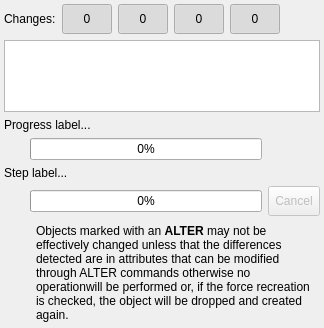
        <widget class="QWidget" name="tab_2">
         <attribute name="title">
          <string>Output</string>
         </attribute>
         <layout class="QGridLayout" name="gridLayout_9">
          <property name="leftMargin">
           <number>4</number>
          </property>
          <property name="topMargin">
           <number>4</number>
          </property>
          <property name="rightMargin">
           <number>4</number>
          </property>
          <property name="bottomMargin">
           <number>4</number>
          </property>
          <property name="spacing">
           <number>6</number>
          </property>
          <item row="1" column="0" colspan="4">
           <widget class="QTreeWidget" name="output_trw">
            <property name="sizePolicy">
             <sizepolicy hsizetype="Expanding" vsizetype="Expanding">
              <horstretch>0</horstretch>
              <verstretch>0</verstretch>
             </sizepolicy>
            </property>
            <property name="horizontalScrollBarPolicy">
             <enum>Qt::ScrollBarAsNeeded</enum>
            </property>
            <property name="sizeAdjustPolicy">
             <enum>QAbstractScrollArea::AdjustToContents</enum>
            </property>
            <property name="editTriggers">
             <set>QAbstractItemView::DoubleClicked|QAbstractItemView::EditKeyPressed</set>
            </property>
            <property name="alternatingRowColors">
             <bool>true</bool>
            </property>
            <property name="selectionMode">
             <enum>QAbstractItemView::SingleSelection</enum>
            </property>
            <property name="iconSize">
             <size>
              <width>20</width>
              <height>20</height>
             </size>
            </property>
            <property name="indentation">
             <number>20</number>
            </property>
            <property name="uniformRowHeights">
             <bool>false</bool>
            </property>
            <property name="wordWrap">
             <bool>false</bool>
            </property>
            <attribute name="headerVisible">
             <bool>false</bool>
            </attribute>
            <attribute name="headerCascadingSectionResizes">
             <bool>true</bool>
            </attribute>
            <attribute name="headerMinimumSectionSize">
             <number>25</number>
            </attribute>
            <attribute name="headerDefaultSectionSize">
             <number>100</number>
            </attribute>
            <attribute name="headerStretchLastSection">
             <bool>true</bool>
            </attribute>
            <column>
             <property name="text">
              <string/>
             </property>
            </column>
           </widget>
          </item>
          <item row="0" column="0">
           <widget class="QLabel" name="label_6">
            <property name="sizePolicy">
             <sizepolicy hsizetype="Fixed" vsizetype="Preferred">
              <horstretch>0</horstretch>
              <verstretch>0</verstretch>
             </sizepolicy>
            </property>
            <property name="text">
             <string>Changes:</string>
            </property>
           </widget>
          </item>
          <item row="2" column="0" colspan="4">
           <widget class="QWidget" name="progress_parent_wgt" native="true">
            <property name="sizePolicy">
             <sizepolicy hsizetype="Preferred" vsizetype="Preferred">
              <horstretch>0</horstretch>
              <verstretch>0</verstretch>
             </sizepolicy>
            </property>
            <property name="minimumSize">
             <size>
              <width>0</width>
              <height>0</height>
             </size>
            </property>
            <layout class="QGridLayout" name="gridLayout_3">
             <property name="leftMargin">
              <number>0</number>
             </property>
             <property name="topMargin">
              <number>0</number>
             </property>
             <property name="rightMargin">
              <number>0</number>
             </property>
             <property name="bottomMargin">
              <number>0</number>
             </property>
             <item row="3" column="0">
              <widget class="QLabel" name="step_ico_lbl">
               <property name="sizePolicy">
                <sizepolicy hsizetype="Fixed" vsizetype="Fixed">
                 <horstretch>0</horstretch>
                 <verstretch>0</verstretch>
                </sizepolicy>
               </property>
               <property name="minimumSize">
                <size>
                 <width>20</width>
                 <height>20</height>
                </size>
               </property>
               <property name="maximumSize">
                <size>
                 <width>20</width>
                 <height>20</height>
                </size>
               </property>
               <property name="text">
                <string/>
               </property>
               <property name="scaledContents">
                <bool>true</bool>
               </property>
              </widget>
             </item>
             <item row="3" column="2">
              <widget class="QToolButton" name="cancel_btn">
               <property name="enabled">
                <bool>false</bool>
               </property>
               <property name="sizePolicy">
                <sizepolicy hsizetype="Preferred" vsizetype="Fixed">
                 <horstretch>0</horstretch>
                 <verstretch>0</verstretch>
                </sizepolicy>
               </property>
               <property name="minimumSize">
                <size>
                 <width>0</width>
                 <height>30</height>
                </size>
               </property>
               <property name="text">
                <string>Cancel</string>
               </property>
               <property name="icon">
                <iconset resource="../res/resources.qrc">
                 <normaloff>:/icones/icones/msgbox_erro.png</normaloff>:/icones/icones/msgbox_erro.png</iconset>
               </property>
               <property name="iconSize">
                <size>
                 <width>22</width>
                 <height>22</height>
                </size>
               </property>
               <property name="toolButtonStyle">
                <enum>Qt::ToolButtonTextBesideIcon</enum>
               </property>
              </widget>
             </item>
             <item row="3" column="1">
              <widget class="QProgressBar" name="step_pb">
               <property name="value">
                <number>0</number>
               </property>
              </widget>
             </item>
             <item row="1" column="1">
              <widget class="QProgressBar" name="progress_pb">
               <property name="value">
                <number>0</number>
               </property>
              </widget>
             </item>
             <item row="1" column="0">
              <widget class="QLabel" name="progress_ico_lbl">
               <property name="sizePolicy">
                <sizepolicy hsizetype="Fixed" vsizetype="Fixed">
                 <horstretch>0</horstretch>
                 <verstretch>0</verstretch>
                </sizepolicy>
               </property>
               <property name="minimumSize">
                <size>
                 <width>20</width>
                 <height>20</height>
                </size>
               </property>
               <property name="maximumSize">
                <size>
                 <width>20</width>
                 <height>20</height>
                </size>
               </property>
               <property name="text">
                <string/>
               </property>
               <property name="scaledContents">
                <bool>true</bool>
               </property>
              </widget>
             </item>
             <item row="0" column="0" colspan="3">
              <widget class="QLabel" name="progress_lbl">
               <property name="sizePolicy">
                <sizepolicy hsizetype="Preferred" vsizetype="Fixed">
                 <horstretch>0</horstretch>
                 <verstretch>0</verstretch>
                </sizepolicy>
               </property>
               <property name="text">
                <string>Progress label...</string>
               </property>
              </widget>
             </item>
             <item row="2" column="0" colspan="3">
              <widget class="QLabel" name="step_lbl">
               <property name="sizePolicy">
                <sizepolicy hsizetype="Preferred" vsizetype="Fixed">
                 <horstretch>0</horstretch>
                 <verstretch>0</verstretch>
                </sizepolicy>
               </property>
               <property name="text">
                <string>Step label...</string>
               </property>
              </widget>
             </item>
            </layout>
           </widget>
          </item>
          <item row="3" column="0" colspan="4">
           <widget class="QFrame" name="alert_frm">
            <property name="sizePolicy">
             <sizepolicy hsizetype="Preferred" vsizetype="Fixed">
              <horstretch>0</horstretch>
              <verstretch>0</verstretch>
             </sizepolicy>
            </property>
            <property name="minimumSize">
             <size>
              <width>0</width>
              <height>48</height>
             </size>
            </property>
            <property name="frameShape">
             <enum>QFrame::NoFrame</enum>
            </property>
            <property name="frameShadow">
             <enum>QFrame::Raised</enum>
            </property>
            <layout class="QGridLayout" name="gridLayout_4">
             <property name="leftMargin">
              <number>2</number>
             </property>
             <property name="topMargin">
              <number>2</number>
             </property>
             <property name="rightMargin">
              <number>2</number>
             </property>
             <property name="bottomMargin">
              <number>2</number>
             </property>
             <item row="0" column="0">
              <widget class="QLabel" name="label_3">
               <property name="minimumSize">
                <size>
                 <width>24</width>
                 <height>24</height>
                </size>
               </property>
               <property name="maximumSize">
                <size>
                 <width>24</width>
                 <height>24</height>
                </size>
               </property>
               <property name="text">
                <string/>
               </property>
               <property name="textFormat">
                <enum>Qt::AutoText</enum>
               </property>
               <property name="pixmap">
                <pixmap resource="../res/resources.qrc">:/icones/icones/msgbox_alerta.png</pixmap>
               </property>
               <property name="scaledContents">
                <bool>true</bool>
               </property>
              </widget>
             </item>
             <item row="0" column="1">
              <widget class="QLabel" name="message_lbl">
               <property name="font">
                <font>
                 <weight>50</weight>
                 <italic>false</italic>
                 <bold>false</bold>
                 <underline>false</underline>
                 <strikeout>false</strikeout>
                 <kerning>true</kerning>
                </font>
               </property>
               <property name="text">
                <string>&lt;html&gt;&lt;head/&gt;&lt;body&gt;&lt;p&gt;Objects marked with an &lt;span style=&quot; font-weight:600;&quot;&gt;ALTER&lt;/span&gt; may not be effectively changed unless that the differences detected are in attributes that can be modified through ALTER commands otherwise no operationwill be performed or, if the force recreation is checked, the object will be dropped and created again.&lt;/p&gt;&lt;/body&gt;&lt;/html&gt;</string>
               </property>
               <property name="wordWrap">
                <bool>true</bool>
               </property>
              </widget>
             </item>
            </layout>
           </widget>
          </item>
          <item row="0" column="1" colspan="3">
           <widget class="QWidget" name="buttons_wgt" native="true">
            <property name="sizePolicy">
             <sizepolicy hsizetype="Expanding" vsizetype="Preferred">
              <horstretch>0</horstretch>
              <verstretch>0</verstretch>
             </sizepolicy>
            </property>
            <property name="minimumSize">
             <size>
              <width>0</width>
              <height>0</height>
             </size>
            </property>
            <layout class="QHBoxLayout" name="horizontalLayout_19">
             <property name="leftMargin">
              <number>0</number>
             </property>
             <property name="topMargin">
              <number>0</number>
             </property>
             <property name="rightMargin">
              <number>0</number>
             </property>
             <property name="bottomMargin">
              <number>0</number>
             </property>
             <item>
              <widget class="QToolButton" name="create_tb">
               <property name="sizePolicy">
                <sizepolicy hsizetype="Preferred" vsizetype="Fixed">
                 <horstretch>0</horstretch>
                 <verstretch>0</verstretch>
                </sizepolicy>
               </property>
               <property name="minimumSize">
                <size>
                 <width>50</width>
                 <height>30</height>
                </size>
               </property>
               <property name="toolTip">
                <string>Objects to be created</string>
               </property>
               <property name="text">
                <string>0</string>
               </property>
               <property name="icon">
                <iconset resource="../res/resources.qrc">
                 <normaloff>:/icones/icones/criado.png</normaloff>:/icones/icones/criado.png</iconset>
               </property>
               <property name="iconSize">
                <size>
                 <width>22</width>
                 <height>22</height>
                </size>
               </property>
               <property name="checkable">
                <bool>true</bool>
               </property>
               <property name="checked">
                <bool>true</bool>
               </property>
               <property name="toolButtonStyle">
                <enum>Qt::ToolButtonTextBesideIcon</enum>
               </property>
              </widget>
             </item>
             <item>
              <widget class="QToolButton" name="drop_tb">
               <property name="sizePolicy">
                <sizepolicy hsizetype="Preferred" vsizetype="Fixed">
                 <horstretch>0</horstretch>
                 <verstretch>0</verstretch>
                </sizepolicy>
               </property>
               <property name="minimumSize">
                <size>
                 <width>50</width>
                 <height>30</height>
                </size>
               </property>
               <property name="toolTip">
                <string>Objects to be dropped</string>
               </property>
               <property name="text">
                <string>0</string>
               </property>
               <property name="icon">
                <iconset resource="../res/resources.qrc">
                 <normaloff>:/icones/icones/removido.png</normaloff>:/icones/icones/removido.png</iconset>
               </property>
               <property name="iconSize">
                <size>
                 <width>22</width>
                 <height>22</height>
                </size>
               </property>
               <property name="checkable">
                <bool>true</bool>
               </property>
               <property name="checked">
                <bool>true</bool>
               </property>
               <property name="toolButtonStyle">
                <enum>Qt::ToolButtonTextBesideIcon</enum>
               </property>
              </widget>
             </item>
             <item>
              <widget class="QToolButton" name="alter_tb">
               <property name="sizePolicy">
                <sizepolicy hsizetype="Preferred" vsizetype="Fixed">
                 <horstretch>0</horstretch>
                 <verstretch>0</verstretch>
                </sizepolicy>
               </property>
               <property name="minimumSize">
                <size>
                 <width>50</width>
                 <height>30</height>
                </size>
               </property>
               <property name="toolTip">
                <string>Possible objects to be changed</string>
               </property>
               <property name="text">
                <string>0</string>
               </property>
               <property name="icon">
                <iconset resource="../res/resources.qrc">
                 <normaloff>:/icones/icones/modificado.png</normaloff>:/icones/icones/modificado.png</iconset>
               </property>
               <property name="iconSize">
                <size>
                 <width>22</width>
                 <height>22</height>
                </size>
               </property>
               <property name="checkable">
                <bool>true</bool>
               </property>
               <property name="checked">
                <bool>true</bool>
               </property>
               <property name="toolButtonStyle">
                <enum>Qt::ToolButtonTextBesideIcon</enum>
               </property>
              </widget>
             </item>
             <item>
              <widget class="QToolButton" name="ignore_tb">
               <property name="sizePolicy">
                <sizepolicy hsizetype="Preferred" vsizetype="Fixed">
                 <horstretch>0</horstretch>
                 <verstretch>0</verstretch>
                </sizepolicy>
               </property>
               <property name="minimumSize">
                <size>
                 <width>50</width>
                 <height>30</height>
                </size>
               </property>
               <property name="toolTip">
                <string>Ignored objects (system ones or with sql disabled)</string>
               </property>
               <property name="text">
                <string>0</string>
               </property>
               <property name="icon">
                <iconset resource="../res/resources.qrc">
                 <normaloff>:/icones/icones/ignore.png</normaloff>:/icones/icones/ignore.png</iconset>
               </property>
               <property name="iconSize">
                <size>
                 <width>22</width>
                 <height>22</height>
                </size>
               </property>
               <property name="checkable">
                <bool>true</bool>
               </property>
               <property name="checked">
                <bool>true</bool>
               </property>
               <property name="toolButtonStyle">
                <enum>Qt::ToolButtonTextBesideIcon</enum>
               </property>
              </widget>
             </item>
             <item>
              <spacer name="horizontalSpacer">
               <property name="orientation">
                <enum>Qt::Horizontal</enum>
               </property>
               <property name="sizeHint" stdset="0">
                <size>
                 <width>40</width>
                 <height>20</height>
                </size>
               </property>
              </spacer>
             </item>
            </layout>
           </widget>
          </item>
         </layout>
        </widget>
